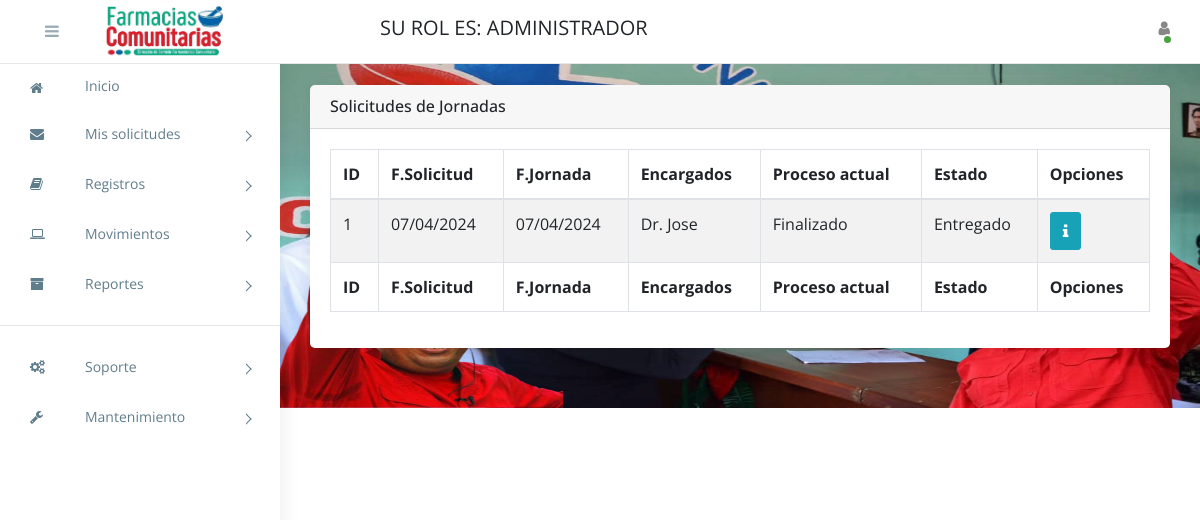
The app's page /solicitudes-de-jornadas/ (signed in) with its own data.
### apps/entidades/models.py (models this page shows, shortened)
class Persona(models.Model):
	class Genero(models.TextChoices):
		MASCULINO = 'MA', 'Masculino'
		FEMENINO = 'FE', 'Femenino'
	class Nacionalidad(models.TextChoices):
		VENEZOLANO = 'V-', 'V-'
		EXTRANJERO = 'E-', 'E-'
		JURIDICO = 'J-', 'J-'
	class CodigoTlf(models.TextChoices):
		C412 = '0412', '0412'
		C414 = '0414', '0414'
		C416 = '0416', '0416'
		C424 = '0424', '0424'
		C426 = '0426', '0426'
	nacionalidad = models.CharField(max_length=2, choices=Nacionalidad.choices, default=Nacionalidad.VENEZOLANO, blank=False, null=False)
	cedula = models.CharField(max_length=8, blank=False, null=False)
	nombres = models.CharField(max_length=50, blank=False, null=False)
	apellidos = models.CharField(max_length=50, blank=False, null=False)
	telefono = models.CharField(max_length=11, blank=True, null=True)
	genero = models.CharField(max_length=2, blank=False, null=False, choices=Genero.choices)
	f_nacimiento = models.DateField(auto_now_add = False, auto_now=False, blank=False, null=False)
	embarazada = models.BooleanField(blank=False, null=False)
	c_residencia = models.FileField(upload_to='constancias_residencias/', blank=True, null=True)
	zona  = models.ForeignKey(Zona, on_delete=models.PROTECT, blank=False, null=False)
	direccion = models.TextField(blank=False, null=False)
	patologia = models.TextField(blank=True, null=True)
	class Meta:
		abstract = True

class Perfil(Persona):
	class Rol(models.TextChoices):
		ADMINISTRADOR = 'AD', 'Administrador'
		ALMACENISTA = 'AL', 'Almacenista'
		AT_CLIENTE = 'AT', 'Atención al Cliente'
		JEFE_COMUNIDAD = 'JC', 'Jefe de Comunidad'
		PACIENTE = 'PA', 'Paciente'
	rol = models.CharField(max_length=2, choices=Rol.choices, default=Rol.PACIENTE)
	usuario = models.OneToOneField(User, on_delete=models.CASCADE, related_name='perfil')
	class Meta:
		verbose_name = 'perfil'
		verbose_name_plural = 'perfiles'
		permissions = [
			('cambiar_password', 'cambiar contraseña a usuarios'),
			('cambiar_estado_usuarios', 'cambiar estado de usuarios'),
			('cambiar_estado_jornada', 'cambiar estatus de jornadas'),
			('cambiar_estado_solicitudes', 'cambiar status de solicitudes'),
			('entregar_solicitud_medicamentos', 'Entregar solicitud de medicamentos'),
			('entregar_jornada_medicamentos', 'Entregar jornada de medicamentos'),
			('ver_inicio', 'Ver inicio'),
			('ver_mis_solicitudes_de_medicamentos', 'Ver mis solicitudes de medicamentos'),
			('ver_mis_jornada_medicamentos', 'Ver mis jornadas de medicamentos'),
			('registrar_mi_solicitud_de_medicamentos', 'Registrar mi solicitud de medicamentos'),
			('registrar_mi_jornada_medicamentos', 'Registrar mi jornada de medicamentos')
		]

### apps/movimientos/models.py (models this page shows, shortened)
class Jornada(models.Model):
	class Status(models.TextChoices):
		EN_PROCRESO = 'PR', 'En Proceso'
		APROBADO = 'AP', 'Aprobado'
		RECHAZADO = 'RE', 'Rechazado'
		ENTREGADO = 'ET', 'Entregado'
	class FaseProceso(models.TextChoices):
		ADMINISTRADOR = 'AD', 'Administrador'
		ALMACENISTA = 'AL', 'Almacenista'
		FINALIZADO = 'FI', 'Finalizado'
	encargados = models.TextField()
	descripcion = models.TextField(blank=True, null=True)
	motivo_rechazo = models.TextField(blank=True, null=True)
	fecha_solicitud = models.DateField(auto_now=False, auto_now_add=False, blank=True, null=True)
	fecha_jornada = models.DateField(auto_now=False, auto_now_add=False, blank=True, null=True)
	jefe_comunidad = models.ForeignKey(Perfil, on_delete=models.PROTECT)
	proceso_actual = models.CharField(max_length=2, choices= FaseProceso.choices, default=FaseProceso.ADMINISTRADOR)
	estado = models.CharField(max_length=2, choices=Status.choices, default=Status.EN_PROCRESO, blank=False, null=False)
	comunidad = models.ManyToManyField(Comunidad)
	class Meta:
		verbose_name = 'Jornada'
		verbose_name_plural = 'Jornadas'
		ordering = ['pk']

### apps/movimientos/views/jornadas/views.py (the view)
# urls.py: path('solicitudes-de-jornadas/', SolicitudesJornadas.as_view(), name='listado_jornadas'),
class SolicitudesJornadas(ValidarUsuario, TemplateView):
	permission_required = 'movimientos.view_jornada'
	template_name = 'pages/jornadas/solicitudes_jornadas.html'
	def get_context_data(self, **kwargs):
		context = super().get_context_data(**kwargs)
		jornadas = Jornada.objects.all().order_by('-pk')
		context["sub_title"] = "Solicitudes de Jornadas"
		context['jornadas'] = jornadas
		return context

### apps/entidades/mixins.py (called while the page is built)
	def test_func(self):
		return self.request.user.has_perm(self.permission_required)

	def dispatch(self, request, *args, **kwargs):
		if not self.request.user.is_authenticated:
			return redirect('/ingresar/')
		return super().dispatch(request, *args, **kwargs)

### templates/pages/jornadas/solicitudes_jornadas.html (shortened to what this page needs)
{% extends 'base/base.html' %}
{% load static %}
{% block extra_css %}
	<link rel="stylesheet" href="{% static 'css/buttons.bootstrap5.min.css' %}">
	<link rel="stylesheet" href="{% static 'css/dataTables.bootstrap5.min.css' %}">
	<link rel="stylesheet" href="{% static 'css/responsive.bootstrap5.min.css' %}">
{% endblock extra_css %}
{% block body %}
<div class="row">
    <div class="col-sm-12">
        <div class="card">
            <div class="card-header d-flex align-items-center justify-content-between">
                <h5 id="page_title">{{ sub_title }}</h5>
            </div>
            <div class="card-body">
                <div class="dt-responsive table-responsive">
                    <table id="listado_jornadas" class="table table-striped table-hover table-bordered nowrap">
                        <thead>
                            <tr>
                                <th>ID</th>
                                <th>F.Solicitud</th>
                                <th>F.Jornada</th>
                                <th>Encargados</th>
                                <th>Proceso actual</th>
                                <th>Estado</th>
                                <th>Opciones</th>
                              </tr>
                        </thead>
                        <tbody>
                            {% for jornada in jornadas %}
                                <tr>
                                    <td>{{ jornada.pk }}</td>
                                    <td>{{ jornada.fecha_solicitud|date:'d/m/Y' }}</td>
                                    {% if jornada.fecha_jornada %}
                                        <td>{{ jornada.fecha_jornada|date:'d/m/Y' }}</td>
                                    {% else %}
                                        <td> En Espera</td>
                                    {% endif %}
                                    {% if jornada.encargados %}
                                        <td>{{ jornada.encargados|truncatechars:25 }}</td>
                                    {% else %}
                                        <td>Vacio</td>
                                    {% endif %}
                                    <td>{{ jornada.get_proceso_actual_display }}</td>
                                    <td>{{ jornada.get_estado_display }}</td>
                                    <td>
                                        <a href="{% url 'detalle_jornada' jornada.pk %}" rel="detail" class="btn btn-info" data-bs-toggle="tooltip" title="Detalle de mi jornada">
                                            <i class="fa fa-info"></i>
                                        </a>
                                    </td>
                                </tr>
                            {% endfor %}
                        </tbody>
                        <tfoot>
                            <tr>
                                <th>ID</th>
                                <th>F.Solicitud</th>
                                <th>F.Jornada</th>
                                <th>Encargados</th>
                                <th>Proceso actual</th>
                                <th>Estado</th>
                                <th>Opciones</th>
                            </tr>
                        </tfoot>
                    </table>
                </div>
            </div>
        </div>
    </div>
</div>
{% endblock body %}

### templates/base/base.html (shortened to what this page needs)
{% load static %}
<!Doctype html>
<html class="no-js" lang="es">
<head>
    <link rel="stylesheet" href="https://cdn.jsdelivr.net/npm/normalize.css@8.0.0/normalize.min.css">
    <link rel="stylesheet" href="https://cdn.jsdelivr.net/npm/bootstrap@4.1.3/dist/css/bootstrap.min.css">
    <link rel="stylesheet" href="https://cdn.jsdelivr.net/npm/font-awesome@4.7.0/css/font-awesome.min.css">
    <link rel="stylesheet" href="https://cdn.jsdelivr.net/gh/lykmapipo/themify-icons@0.1.2/css/themify-icons.css">
    <link rel="stylesheet" href="https://cdn.jsdelivr.net/npm/pixeden-stroke-7-icon@1.2.3/pe-icon-7-stroke/dist/pe-icon-7-stroke.min.css">
    <link rel="stylesheet" href="https://cdnjs.cloudflare.com/ajax/libs/flag-icon-css/3.2.0/css/flag-icon.min.css">
    <link rel="stylesheet" href="{% static 'css/notifier.css' %}">
    <link rel="stylesheet" href="{% static 'css/cs-skin-elastic.css' %}">
    <link rel="stylesheet" href="{% static 'css/style.css' %}">
    {% block extra_css %}
    {% endblock extra_css %}
</head>
<body>
    {% block left_panel %}
    <aside id="left-panel" class="left-panel">
        <nav class="navbar navbar-expand-sm navbar-default">
            <div id="main-menu" class="main-menu">
                <ul class="nav navbar-nav">
                    <li class="dropdown pt-2">
                        <a href="{% url 'vista' %}"><i class="menu-icon fa fa-home"></i>Inicio</a>
                    </li>
                    <li class="menu-item-has-children dropdown">
                        <a href="" class="dropdown-toggle" data-toggle="dropdown" aria-haspopup="true" aria-expanded="false"> <i class="menu-icon fa fa-envelope"></i>Mis solicitudes</a>
                    </li>
                    {% if not request.user.perfil.rol == "PA" and not request.user.perfil.rol == "JC" and not request.user.perfil.rol == "AT" %}
                        <li class="menu-item-has-children dropdown">
                            <a href="" class="dropdown-toggle" data-toggle="dropdown" aria-haspopup="true" aria-expanded="false"> <i class="menu-icon fa fa-book"></i>Registros</a>
                        </li>
                    {% endif %}
                    {% if not request.user.perfil.rol == "PA" and not request.user.perfil.rol == "JC" %}
                        <li class="menu-item-has-children dropdown">
                            <a href="" class="dropdown-toggle" data-toggle="dropdown" aria-haspopup="true" aria-expanded="false"> <i class="menu-icon fa fa-laptop"></i>Movimientos</a>
                         </li>
                    {% endif %}
                        {% if request.user.perfil.rol == "AD" %}
                            <li class="menu-item-has-children dropdown">
                                <a href="#" class="dropdown-toggle" data-toggle="dropdown" aria-haspopup="true" aria-expanded="false"> <i class="menu-icon fa fa-archive"></i>Reportes</a>
                            </li>
                        {% endif %}
                    <hr width="100%">
                    {% if request.user.perfil.rol == "AD" %}
                        <li class="menu-item-has-children dropdown">
                            <a href="" class="dropdown-toggle" data-toggle="dropdown" aria-haspopup="true" aria-expanded="false"> <i class="menu-icon fa fa-cogs"></i>Soporte</a>
                        </li>
                    {% endif %}
                    {% if not request.user.perfil.rol == "PA" and not request.user.perfil.rol == "JC" and not request.user.perfil.rol == "AT" %}
                        <li class="menu-item-has-children dropdown">
                            <a href="" class="dropdown-toggle" data-toggle="dropdown" aria-haspopup="true" aria-expanded="false"> <i class="menu-icon fa fa-wrench"></i>Mantenimiento</a>
                        </li>
                    {% endif %}
                </ul>
            </div>
        </nav>
    </aside>
    {% endblock left_panel %}
    <div id="right-panel" class="right-panel">
        <header id="header" class="header">
            <div class="top-left">
                <div class="navbar-header">
                    {% block a %}
                    <a id="menuToggle" class="menutoggle col"><i class="fa fa-bars"></i></a>
                    <a class="navbar-brand col" href="#"><img src="{% static 'images/logo.jpg' %}"></a>
                    {% endblock a %}
                </div>
            </div>
            <div class="top-right">
                <div class="header-menu d-flex align-items-center justify-content-center">
                    <div class="navbar-brand">
                        <div>SU ROL ES: {{ user.perfil.get_rol_display|upper }}</div>
                    </div>
                    <div class="navbar-brand ml-auto"><div id="reloj"></div></div>
                    {% block right_panel %}
                    <div class="user-area dropdown float-right">
                        <a href="#" class="dropdown-toggle active" data-toggle="dropdown" aria-haspopup="true" aria-expanded="false">
                            <i class="fa fa-user"></i>
                        </a>
                    </div>
                    {% endblock right_panel %}
                </div>
            </div>
        </header>
        <div class="content">
            {% block body %}
            {% endblock %}
        </div>
    </div>
</body>
</html>

### records on screen
Jornada: pk "1", fecha_solicitud "07/04/2024", fecha_jornada "07/04/2024", encargados "Dr. Jose", proceso_actual "Finalizado", estado "Entregado"

### other values on screen
{{ user.perfil.get_rol_display|upper }} "ADMINISTRADOR"
{{ sub_title }} "Solicitudes de Jornadas"
